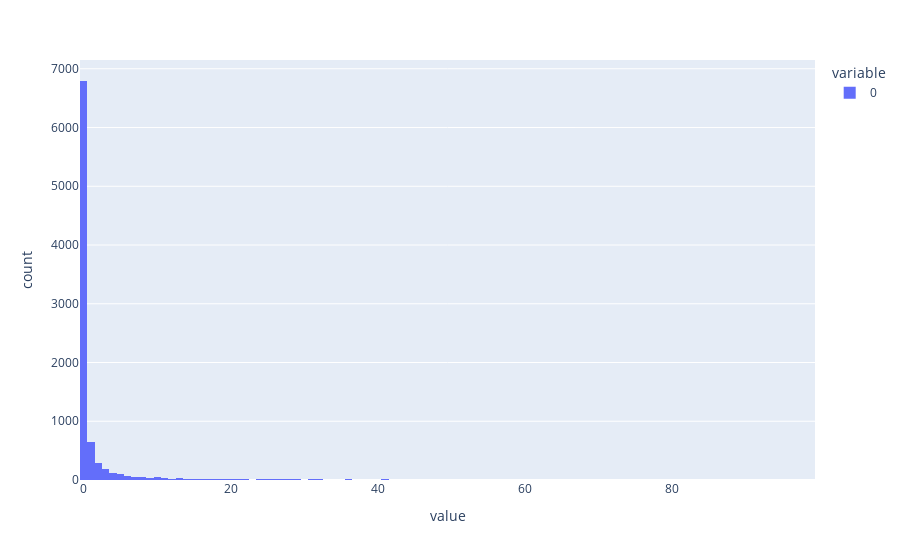

Notebook source saved alongside this figure:
### Code cell
import plotly.express as px
num_tkns_for_each_code = [len(tkns) for tkns in ft_tkns if len(tkns) < 100]
px.histogram(num_tkns_for_each_code)

### Figure 1 — Plotly figure (JSON) as saved in the notebook; plotly's stock layout.template omitted (floating-point values rounded to 4 significant figures; data arrays with more than 128 entries replaced by an {"elided": "..."} marker saying what was removed)
{"data": [{"alignmentgroup": "True", "bingroup": "x", "hovertemplate": "variable=0<br>value=%{x}<br>count=%{y}<extra></extra>", "legendgroup": "0", "marker": {"color": "#636efa", "pattern": {"shape": ""}}, "name": "0", "offsetgroup": "0", "orientation": "v", "showlegend": true, "type": "histogram", "x": {"elided": "8993 int values"}, "xaxis": "x", "yaxis": "y"}], "layout": {"barmode": "relative", "legend": {"title": {"text": "variable"}, "tracegroupgap": 0}, "margin": {"t": 60}, "xaxis": {"anchor": "y", "domain": [0, 1], "title": {"text": "value"}}, "yaxis": {"anchor": "x", "domain": [0, 1], "title": {"text": "count"}}}}
